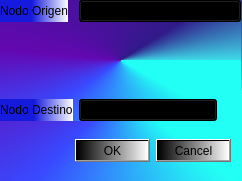
<?xml version="1.0" encoding="UTF-8"?>
<ui version="4.0">
 <class>Dialog</class>
 <widget class="QDialog" name="Dialog">
  <property name="geometry">
   <rect>
    <x>0</x>
    <y>0</y>
    <width>242</width>
    <height>181</height>
   </rect>
  </property>
  <property name="windowTitle">
   <string>Dialog</string>
  </property>
  <property name="styleSheet">
   <string notr="true">background-color:qconicalgradient(cx:0.5, cy:0.5, angle:0, stop:0 rgba(63, 219, 233, 255), stop:0.143495 rgba(48, 26, 137, 255), stop:0.469194 rgba(99, 7, 177, 255), stop:0.649289 rgba(57, 73, 255, 255), stop:0.867299 rgba(34, 255, 244, 255))</string>
  </property>
  <widget class="QDialogButtonBox" name="buttonBox">
   <property name="geometry">
    <rect>
     <x>10</x>
     <y>130</y>
     <width>221</width>
     <height>41</height>
    </rect>
   </property>
   <property name="styleSheet">
    <string notr="true">background-color: qlineargradient(spread:pad, x1:0, y1:0, x2:1, y2:0, stop:0 rgba(0, 0, 0, 255), stop:1 rgba(255, 255, 255, 255))
</string>
   </property>
   <property name="orientation">
    <enum>Qt::Horizontal</enum>
   </property>
   <property name="standardButtons">
    <set>QDialogButtonBox::Cancel|QDialogButtonBox::Ok</set>
   </property>
  </widget>
  <widget class="QWidget" name="formLayoutWidget">
   <property name="geometry">
    <rect>
     <x>0</x>
     <y>0</y>
     <width>241</width>
     <height>121</height>
    </rect>
   </property>
   <layout class="QFormLayout" name="formLayout">
    <item row="0" column="0">
     <widget class="QLabel" name="label">
      <property name="styleSheet">
       <string notr="true">background-color: qlineargradient(spread:pad, x1:0, y1:0, x2:1, y2:0, stop:0.466667 rgba(21, 26, 221, 255), stop:1 rgba(255, 255, 255, 255));</string>
      </property>
      <property name="text">
       <string>Nodo Origen</string>
      </property>
     </widget>
    </item>
    <item row="2" column="0">
     <widget class="QLabel" name="label_2">
      <property name="styleSheet">
       <string notr="true">background-color: qlineargradient(spread:pad, x1:0, y1:0, x2:1, y2:0, stop:0.466667 rgba(21, 26, 221, 255), stop:1 rgba(255, 255, 255, 255));</string>
      </property>
      <property name="text">
       <string>Nodo Destino</string>
      </property>
     </widget>
    </item>
    <item row="0" column="1">
     <widget class="QComboBox" name="selectNodoOrigen">
      <property name="styleSheet">
       <string notr="true">background-color: qlineargradient(spread:pad, x1:0, y1:0, x2:1, y2:0, stop:0.466667 rgba(21, 26, 221, 255), stop:1 rgba(255, 255, 255, 255));</string>
      </property>
      <item>
       <property name="text">
        <string>jkfdasdf</string>
       </property>
      </item>
      <item>
       <property name="text">
        <string>khhhhhhhhhhhhhhhhhhhhhhhhhhhhhhhhhhhhhhhhhhhhhhhhh</string>
       </property>
      </item>
     </widget>
    </item>
    <item row="2" column="1">
     <widget class="QComboBox" name="selectNodoDestino">
      <property name="maximumSize">
       <size>
        <width>138</width>
        <height>23</height>
       </size>
      </property>
      <property name="styleSheet">
       <string notr="true">background-color: qlineargradient(spread:pad, x1:0, y1:0, x2:1, y2:0, stop:0.466667 rgba(21, 26, 221, 255), stop:1 rgba(255, 255, 255, 255));</string>
      </property>
     </widget>
    </item>
    <item row="1" column="0">
     <spacer name="verticalSpacer">
      <property name="orientation">
       <enum>Qt::Vertical</enum>
      </property>
      <property name="sizeHint" stdset="0">
       <size>
        <width>20</width>
        <height>40</height>
       </size>
      </property>
     </spacer>
    </item>
   </layout>
  </widget>
 </widget>
 <resources/>
 <connections>
  <connection>
   <sender>buttonBox</sender>
   <signal>accepted()</signal>
   <receiver>Dialog</receiver>
   <slot>accept()</slot>
   <hints>
    <hint type="sourcelabel">
     <x>248</x>
     <y>254</y>
    </hint>
    <hint type="destinationlabel">
     <x>157</x>
     <y>274</y>
    </hint>
   </hints>
  </connection>
  <connection>
   <sender>buttonBox</sender>
   <signal>rejected()</signal>
   <receiver>Dialog</receiver>
   <slot>reject()</slot>
   <hints>
    <hint type="sourcelabel">
     <x>316</x>
     <y>260</y>
    </hint>
    <hint type="destinationlabel">
     <x>286</x>
     <y>274</y>
    </hint>
   </hints>
  </connection>
 </connections>
</ui>
